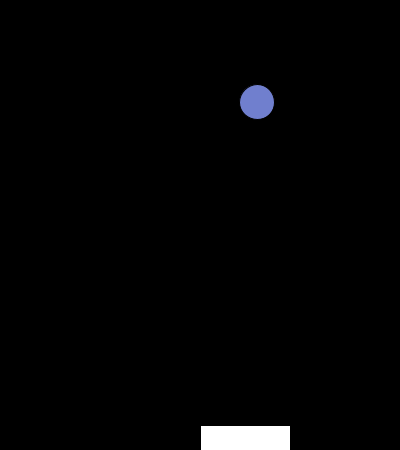
Frame 1 (no input)
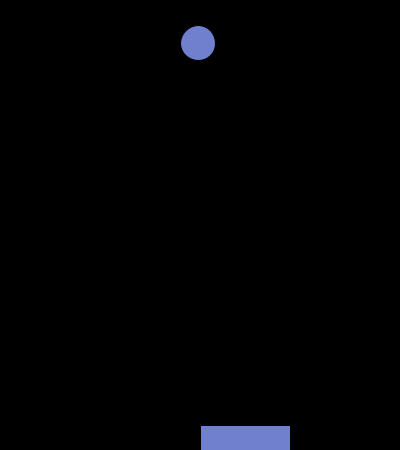
Frame 60 (the mouse pressed at the canvas centre just before this capture)
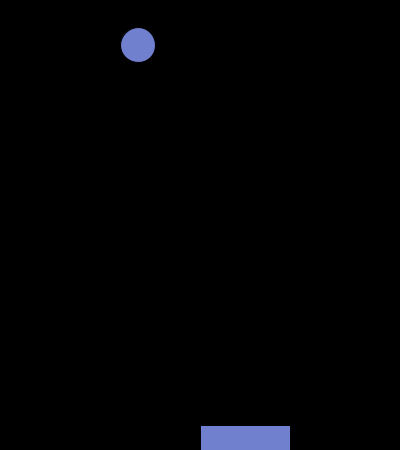
Frame 120 (the mouse held since frame 60 and released just before this capture)

The Processing sketch that drew these frames (run headless with seeded random() and noise(); from frame 60 on, the mouse is pressed at the canvas centre):

// Processing sketch: processing_83340
// ── processing_83340.pde

int paddledir = RIGHT;
Ball Mister;
boolean right = true;
Paddle Bob;
void setup()
{
  Mister = new Ball();
  Bob = new Paddle();
  size(400, 450);
  keyCode = RIGHT;
}

void draw()
{
  background(0);
  frameRate(200);
  Bob.show();
  Bob.move();
  Mister.move();
  Mister.bounce();
  Mister.show();
 
}

class Ball
{
  int x, y;
  boolean right, down;
  Ball()
  { 
    x = int(random(400));
    y = int(random(400));
  }
  void move()
  {
    if (right==true)
    {
      x++;
    }
    else
    {
      x--;
    }
    if (down==true)
    {
      y++;
    }
    else
    {
      y--;
    }
  }
  void bounce()
  {
    if (x-15 < 0)
    {
      right = true;
    }
    if (x+15 > 400)
    {
      right = false;
    }
    if (y-15 < 0)
    {
      down = true;
    }
    if (y+15 > 450)
    {
      down = false;
    }
    if (get(x, y+15) != color(0))
    {
      down = false;
    }
  }
    void show()
    {
      fill (112, 127,206);
      ellipse (x, y, 35, 35);
    }
  }


  class Paddle
  {
    int y = 200;
    void move()
    {
      if (keyPressed == true & key == 'l')
      {
        y++;
      }
      else if (keyPressed == true & key == 'j')
      {
        y--;
      }
    }
    void show()
    {
      rect(y, 425, 90, 30);
      fill(255);
    }
  }
